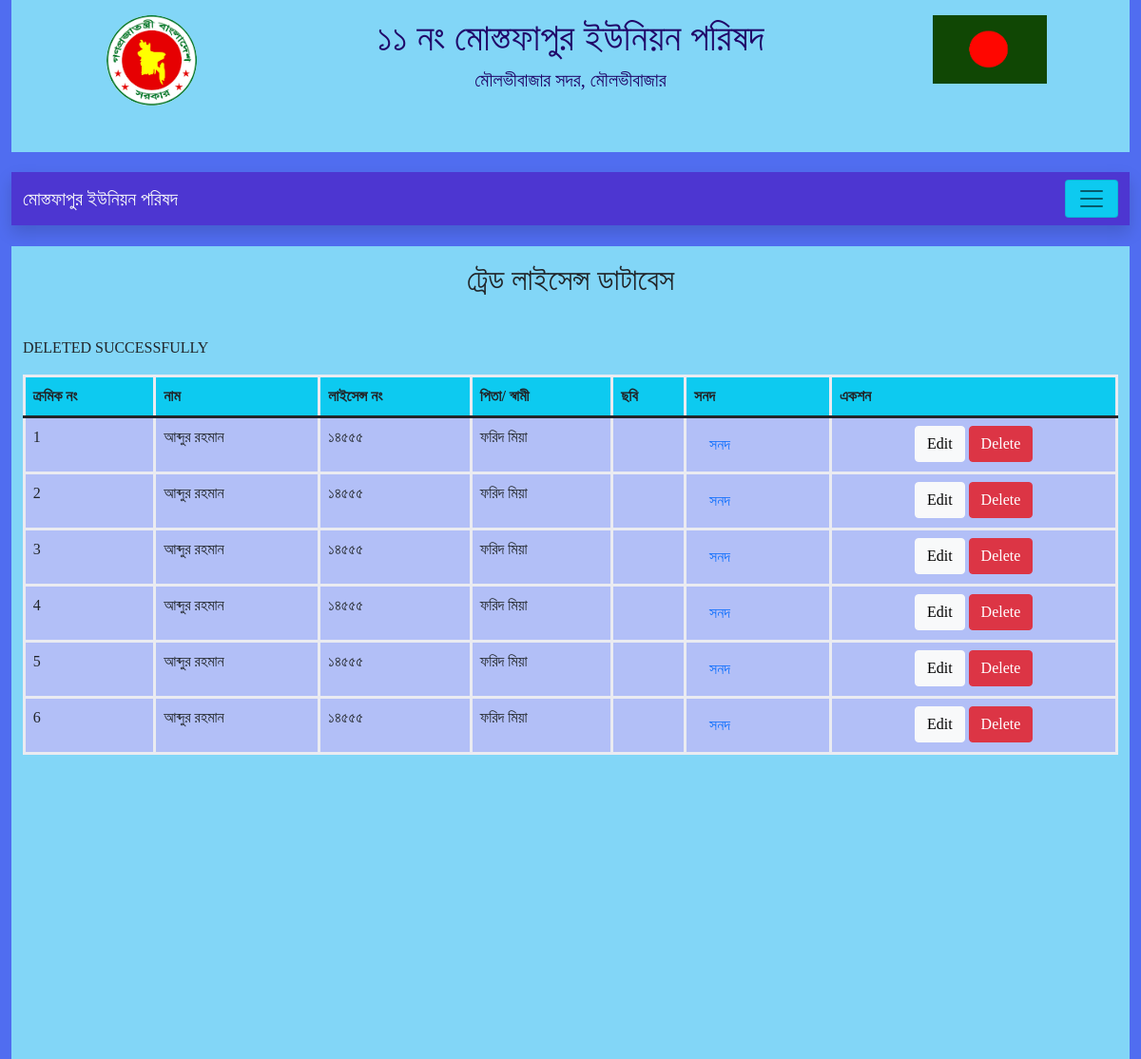
The page /trade_data.php?id=2&&img=2018-03-02-12-00-19-979.jpg on the database its author committed.
### tables this page shows
CREATE TABLE `trade` (
  `id` int(50) NOT NULL,
  `t_date` varchar(15) NOT NULL,
  `t_licence_no` varchar(30) NOT NULL,
  `t_licence_day` varchar(15) NOT NULL,
  `t_renewal_y` varchar(15) NOT NULL,
  `t_renewal_d` varchar(15) NOT NULL,
  `t_word` varchar(10) NOT NULL,
  `t_village` varchar(100) NOT NULL,
  `t_holding` varchar(20) NOT NULL,
  `t_business_name` varchar(200) NOT NULL,
  `t_business_type` varchar(200) NOT NULL,
  `t_owner` varchar(100) NOT NULL,
  `t_owner_dad` varchar(100) NOT NULL,
  `t_owner_mom` varchar(100) NOT NULL,
  `t_owner_adr` varchar(200) NOT NULL,
  `t_owner_adr_pr` varchar(200) NOT NULL,
  `t_owner_adr_perm` varchar(200) NOT NULL,
  `t_valid` varchar(50) NOT NULL,
  `t_nid` varchar(20) NOT NULL,
  `t_mobile` varchar(15) NOT NULL,
  `t_trade_fee` int(20) NOT NULL,
  `t_back_fee` int(20) NOT NULL,
  `t_income_tax` int(20) NOT NULL,
  `t_img` varchar(250) NOT NULL
);

### trade_data.php (called while the page is built)
<?php
        include('class/admin_back.php');
        $obj= new admin_program();
        $trade_data_info=$obj->display_trade();
        if(isset($_GET['id'])){
                $get_id=$_GET['id'];
                $get_img=$_GET['img'];
               $data_delete=$obj->trade_delete($get_id,$get_img);
        }
?>
              <?php include('includes/head.php')               ?>
              <?php include('includes/header.php');             ?>
              <?php include('includes/nav.php');             ?>
              <?php  include('includes/trade_data_body.php');                                         ?>
              <?php include('includes/script.php');         ?>

### class/admin_back.php (called while the page is built, shortened)
<?php
          class admin_program{
          private $conn;
          public function __construct()
          {
                      $db_host="localhost";
                      $db_user="root";
                      $db_pass="";
                      $db_name="union";
                      $this->conn=mysqli_connect($db_host,$db_user,$db_pass,$db_name);
          }
              function display_trade(){
                     $query="SELECT * FROM trade ORDER BY id DESC";
                         $database=mysqli_query($this->conn,$query);
                         return $database;
              }
              function trade_delete($id,$img){
                     $get_img=$img;
                     $query="DELETE FROM trade WHERE id='$id'";
                     if($this->conn=mysqli_query($this->conn,$query)){
                            $msg="DELETED SUCCESSFULLY";
                            return $msg;
                     }
              }
        }
?>

### includes/trade_data_body.php (the view, shortened to what this page needs)
<div class="trad_data">
    <div class="container-fluid">
        <div class="row">
            <h2 class="p-3 text-dark"> ট্রেড লাইসেন্স ডাটাবেস </h2>
        </div>
        <div class="row">
<p>
<?php
           if(isset($data_delete)){ echo $data_delete; }
?>
</p>
            <table class="table">
                <thead class="bg-info">
                    <tr>
                        <th scope="col"> ক্রমিক নং </th>
                        <th scope="col"> নাম</th>
                        <th scope="col"> লাইসেন্স নং</th>
                        <th scope="col"> পিতা/ স্বামী</th>
                        <th scope="col"> ছবি</th>
                        <th scope="col"> সনদ</th>
                        <th scope="col"> একশন</th>
                    </tr>
                </thead>
                <tbody>
                    <?php
                    $serial = 0;
                    while ($r = mysqli_fetch_assoc($trade_data_info)) {
                        $serial++;
                        $id = $r['id'];
                    ?>
                        <tr>
                            <td><?php echo $serial;   ?></td>
                            <td><?php echo $r['t_owner'];   ?></td>
                            <td><?php echo $r['t_licence_no'];   ?></td>
                            <td><?php echo $r['t_owner_dad'];   ?></td>
                            <td><img src="upload/<?php echo $r['t_img'];  ?>" height="50px" alt=""></td>
                            <td><a href="trade_form.php?id=<?php echo $id;   ?>" class="nav-link">সনদ</a></td>
                            <td class="text-center">
                                <a href="edit_trade.php?status=edit&&id=<?php echo $id;  ?>" class="btn btn-light">Edit</a>
                                <a href="?id=<?php echo $id;  ?>&&img=<?php echo $r['t_img'] ?>" onclick="return confirm('Are you sure you want to delete this item?');" class="btn btn-danger">Delete</a>
                            </td>
                        </tr>
                    <?php        }               ?>
                </tbody>
            </table>
        </div>
    </div>
</div>

### asset/css/style.css (style rules this page uses)
* { margin: 0; padding: 0; box-sizing: border-box; list-style-type: none; }
body { font-family: serif; background:rgb(80, 109, 240); }
h2 { text-align: center; color:#200769; }
.trad_data { width: 98%; margin:auto; background: #82D6F7; margin-top: 1.4rem; min-height: 100vh; padding-bottom:20rem; }
.trad_data .table { background: #b2bff7; border: 3px solid #eaebf1; width: 98%; margin: auto; }
.trad_data th,.trad_data td { border: 3px solid #eaebf1; }

### rows shown on the page
trade: t_owner "আব্দুর রহমান", t_licence_no "১৪৫৫৫", t_owner_dad "ফরিদ মিয়া"
trade: t_owner "আব্দুর রহমান", t_licence_no "১৪৫৫৫", t_owner_dad "ফরিদ মিয়া"
trade: t_owner "আব্দুর রহমান", t_licence_no "১৪৫৫৫", t_owner_dad "ফরিদ মিয়া"
trade: t_owner "আব্দুর রহমান", t_licence_no "১৪৫৫৫", t_owner_dad "ফরিদ মিয়া"
trade: t_owner "আব্দুর রহমান", t_licence_no "১৪৫৫৫", t_owner_dad "ফরিদ মিয়া"
trade: t_owner "আব্দুর রহমান", t_licence_no "১৪৫৫৫", t_owner_dad "ফরিদ মিয়া"

### other values the page prints
$data_delete "DELETED SUCCESSFULLY"
